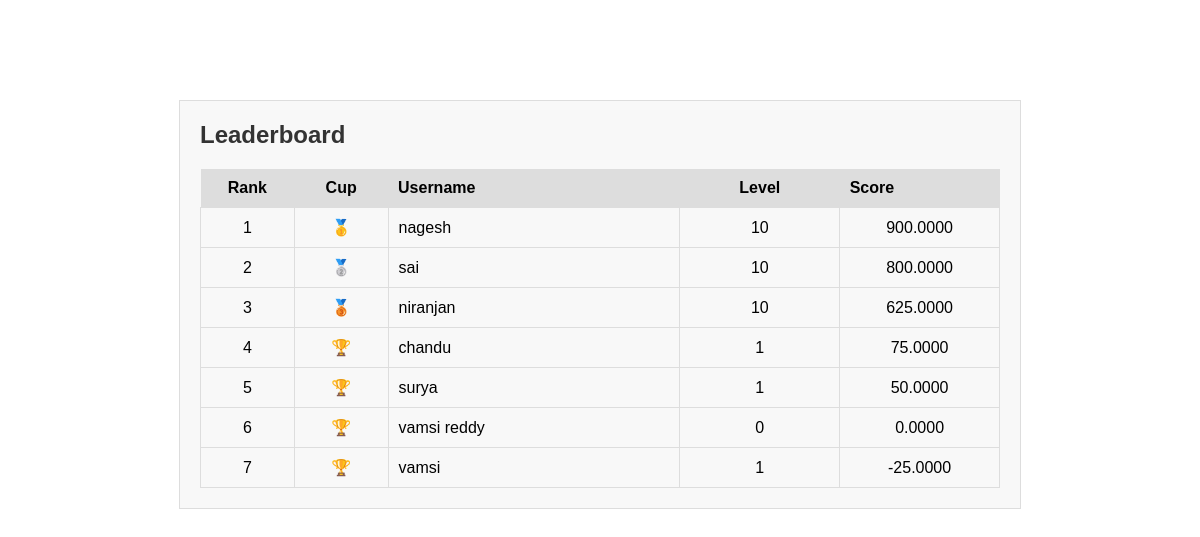
Page /leaderboard/ (signed in) on the committed database.
### play/models.py (models this page shows)
class UsersInfo(models.Model):
    id = models.AutoField(primary_key=True)
    userName = models.CharField(max_length=100, null=False)
    email = models.EmailField(max_length=100, null=False)
    password = models.CharField(max_length=50, null=False)
    level = models.IntegerField(default=0, validators=[MaxValueValidator(1000)])
    score = models.DecimalField(decimal_places=4, max_digits=10, default=0.0)

### leaderboard/views.py (the view)
# urls.py: path('leaderboard/', leaderboardviews.leaderboard, name='leaderboard'),
@login_required(login_url='login')
def leaderboard(r):
    data = UsersInfo.objects.all().order_by('-score')
    context = {
        'allusers': data,
        'n' : data.count()
    }
    return render(r, 'leaderboard.html', context)

### Templates/leaderboard.html (shortened to what this page needs)
<!DOCTYPE html>
<html>
<head>
</head>
<body>
  <div class="leaderboard-container">
    <h1>Leaderboard</h1>
    <table>
      <tr>
        <th class="rank">Rank</th>
        <th class="cup">Cup</th>
        <th class="username">Username</th>
        <th class="level">Level</th>
        <th class="score">Score</th>
      </tr>
        {% for u in allusers %}
        <tr>
          <td class="rank">{{ forloop.counter }}</td>
          <td class="cup">
            {% if forloop.counter == 1 %}
              🥇
            {% elif forloop.counter == 2 %}
              🥈
          {% elif forloop.counter == 3 %}
              🥉
          {% else %}
              🏆
          {% endif %}
          </td>
          <td class="username">{{ u.userName }}</td>
          <td class="level">{{ u.level }}</td>
          <td class="level">{{ u.score }}</td>
        </tr>
        {% endfor %}
    </table>
  </div>
</body>
</html>

### Templates/leaderboard.html (style rules this page uses)
body, html { margin: 0; padding: 0; font-family: Arial, sans-serif; }
.leaderboard-container { width: 800px; margin: 0 auto; margin-top: 100px; padding: 20px; background-color: #f8f8f8; border: 1px solid #ddd; }
.leaderboard-container h1 { margin: 0; margin-bottom: 20px; color: #333; font-size: 24px; font-weight: bold; }
.leaderboard-container table { width: 100%; border-collapse: collapse; }
.leaderboard-container th { padding: 10px; background-color: #ddd; text-align: left; }
.leaderboard-container td { padding: 10px; border: 1px solid #ddd; }
.leaderboard-container .rank { width: 50px; text-align: center; }
.leaderboard-container .cup { width: 50px; text-align: center; }
.leaderboard-container .username { width: 200px; }
.leaderboard-container .level { width: 100px; text-align: center; }

### rows in the picture
UsersInfo: userName "nagesh", level "10", score "900.0000"
UsersInfo: userName "sai", level "10", score "800.0000"
UsersInfo: userName "niranjan", level "10", score "625.0000"
UsersInfo: userName "chandu", level "1", score "75.0000"
UsersInfo: userName "surya", level "1", score "50.0000"
UsersInfo: userName "vamsi reddy", level "0", score "0.0000"
UsersInfo: userName "vamsi", level "1", score "-25.0000"
